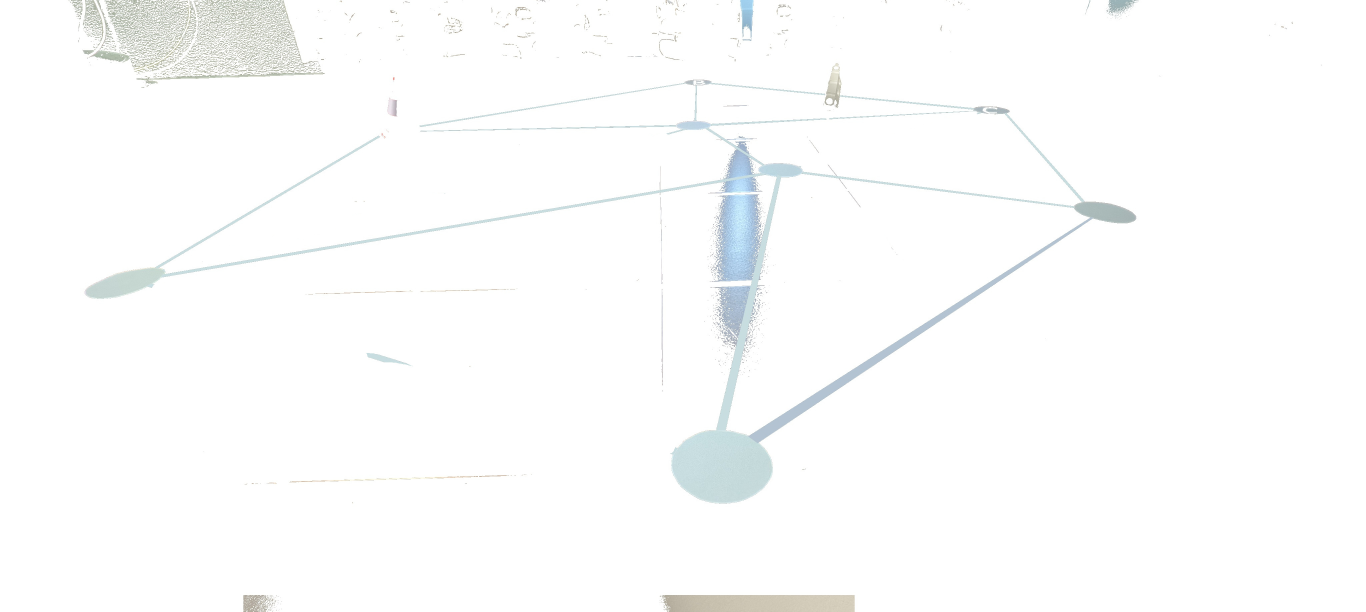
#> input picture src/utils/tests/Bilder/Bodenlinien/bearbeitet_Test2.jpg, 4096 x 1834 px, found by its file name (shown at 1/3 size)
$ python Matrix.py
#> lines starting #> are read from the running program, lines starting #| are printed output that depends on the picture
from sympy.strategies.core import switch
import cv2
import numpy as np
from PIL import Image, ImageDraw, ImageFont
import os
from itertools import combinations


class Objekt:
    def __init__(self, klasse, vertrauen, bounding_box):
        """Erstellt ein neues Objekt mit automatischer Buchstaben-Zuweisung für pointa/b/c."""
        self.klasse = klasse
        self.vertrauen = vertrauen
        self.bounding_box = bounding_box
        self.flaeche = self._berechne_flaeche()
        self.zentrum = self._berechne_zentrum()
        self.buchstabe = None

        if self.klasse in ['pointa', 'pointb', 'pointc']:
            self.set_buchstabe_automatisch()

    def _berechne_flaeche(self):
        x1, y1, x2, y2 = self.bounding_box
        return (x2 - x1) * (y2 - y1)

    def _berechne_zentrum(self):
        x1, y1, x2, y2 = self.bounding_box
        return ((x1 + x2) / 2, (y1 + y2) / 2)

    def set_buchstabe(self, buchstabe):
        self.buchstabe = buchstabe
        return self

    def set_buchstabe_automatisch(self):
        buchstaben_mapping = {'pointa': 'A', 'pointb': 'B', 'pointc': 'C'}
        self.buchstabe = buchstaben_mapping.get(self.klasse)

    def ist_vertrauenswuerdig(self, schwellenwert=50.0):
        return self.vertrauen >= schwellenwert

    @staticmethod
    def create_adjacency_matrix(objekte_liste, connection_image_path, connection_threshold=0.15, bar_width=10):
        """Erstellt eine Adjazenzmatrix mit Analyse eines breiten Balkens zwischen Punkten."""
        # Buchstaben-Liste für das Original-Schema
        buchstaben = ['A', 'B', 'C', 'D', 'E', 'F', 'G', 'H']

        # Original Matrix als Vorlage
        original_matrix = np.array([
            # A B C D E F G H
            [0, 1, 0, 0, 0, 1, 0, 1],  # A
            [1, 0, 1, 0, 0, 0, 0, 1],  # B
            [0, 1, 0, 1, 0, 0, 1, 1],  # C
            [0, 0, 1, 0, 1, 0, 1, 0],  # D
            [0, 0, 0, 1, 0, 1, 1, 0],  # E
            [1, 0, 0, 0, 1, 0, 1, 1],  # F
            [0, 0, 1, 1, 1, 1, 0, 1],  # G
            [1, 1, 1, 0, 0, 1, 1, 0]  # H
        ])

        # Dictionary für Objekte nach Buchstaben
        punkt_dict = {obj.buchstabe: obj for obj in objekte_liste if obj.buchstabe in buchstaben}
        vorhandene_buchstaben = sorted(list(punkt_dict.keys()))
        print("Vorhandene Buchstaben:", vorhandene_buchstaben)

        # Neue Matrix für vorhandene Buchstaben
        n = len(vorhandene_buchstaben)
        adjacency_matrix = np.zeros((n, n), dtype=int)

        # Mapping zu Original-Indizes
        buchstaben_zu_original_index = {b: buchstaben.index(b) for b in vorhandene_buchstaben if b in buchstaben}

        try:
            # Bild laden und in Graustufen umwandeln
            connection_image = cv2.imread(connection_image_path)
            if connection_image is None:
                raise FileNotFoundError(f"Verbindungsbild nicht gefunden: {connection_image_path}")
            gray = cv2.cvtColor(connection_image, cv2.COLOR_BGR2GRAY)

            # Alle möglichen Verbindungen prüfen
            for i, b1 in enumerate(vorhandene_buchstaben):
                for j, b2 in enumerate(vorhandene_buchstaben):
                    if i >= j:  # Nur obere Dreiecksmatrix prüfen
                        continue

                    # Prüfen, ob in Original-Matrix eine Verbindung vorhanden ist
                    orig_i = buchstaben_zu_original_index.get(b1)
                    orig_j = buchstaben_zu_original_index.get(b2)
                    if orig_i is None or orig_j is None or original_matrix[orig_i][orig_j] != 1:
                        continue

                    punkt1 = punkt_dict[b1]
                    punkt2 = punkt_dict[b2]
                    p1 = (int(punkt1.zentrum[0]), int(punkt1.zentrum[1]))
                    p2 = (int(punkt2.zentrum[0]), int(punkt2.zentrum[1]))

                    # Vektor zwischen den Punkten berechnen
                    dx = p2[0] - p1[0]
                    dy = p2[1] - p1[1]
                    length = max(1, int(np.sqrt(dx * dx + dy * dy)))

                    # Normalvektor für die Breite des Balkens
                    if dx == 0 and dy == 0:  # Falls Punkte identisch sind
                        continue

                    # Normalisierter Richtungsvektor
                    nx = -dy / length
                    ny = dx / length

                    # Pixel im Balken analysieren
                    non_white_count = 0
                    total_pixels = 0

                    # Durch die Länge der Linie gehen
                    for t in range(length):
                        # Mittelpunkt der Linie bei diesem t
                        x = int(p1[0] + t * dx / length)
                        y = int(p1[1] + t * dy / length)

                        # Durch die Breite des Balkens gehen
                        for w in range(-bar_width // 2, bar_width // 2 + 1):
                            wx = int(x + w * nx)
                            wy = int(y + w * ny)

                            # Sicherstellen, dass die Koordinaten im Bild liegen
                            if 0 <= wx < gray.shape[1] and 0 <= wy < gray.shape[0]:
                                total_pixels += 1
                                if gray[wy, wx] < 245:  # Nicht weiß
                                    non_white_count += 1

                    if total_pixels == 0:
                        print(f"Warnung: Keine Pixel im Balken zwischen {b1}-{b2}")
                        continue

                    # Verhältnis berechnen
                    connection_ratio = non_white_count / total_pixels

                    # Verbindung basierend auf dem Verhältnis bestimmen
                    if connection_ratio >= connection_threshold:
                        adjacency_matrix[i][j] = 1
                        adjacency_matrix[j][i] = 1  # Symmetrie einhalten
                        print(f"Verbindung bestätigt: {b1}-{b2} (Ratio: {connection_ratio:.2f})")
                    else:
                        print(f"Keine Verbindung: {b1}-{b2} (Ratio: {connection_ratio:.2f})")

        except Exception as e:
            print(f"Fehler bei Matrix-Erstellung: {str(e)}")
            import traceback
            traceback.print_exc()

        return adjacency_matrix, vorhandene_buchstaben


    @staticmethod
    def parse_text_to_objects(text):
        """
        Parst Text und erstellt Objekt-Instanzen.
        """
        import re
        objekte = []
        pattern = re.compile(
            r'([^;]+);'  # Klasse
            r'([\d.]+)%?;'  # Vertrauen
            r'\(([^)]+)\);'  # Bounding Box
            r'([\d.]+);'  # Fläche
            r'\(([^)]+)\);?'  # Zentrum
        )

        for line in text.strip().split('\n'):
            match = pattern.match(line)
            if match:
                klasse = match.group(1).strip()
                vertrauen = float(match.group(2))
                bbox = tuple(map(int, [x.strip() for x in match.group(3).split(',')]))
                flaeche = float(match.group(4))
                zentrum = tuple(map(float, [x.strip() for x in match.group(5).split(',')]))

                obj = Objekt(klasse, vertrauen, bbox)
                obj.flaeche = flaeche
                obj.zentrum = zentrum
                objekte.append(obj)

        return objekte

    @classmethod
    def assign_letters(cls, objekte_liste):
        """
        Finale Zuordnungslogik:
        1. Filtere nur Punkte und Barrieren (ignoriere Wände)
        2. Oberstes Objekt (Punkt/Barriere) wird B
        3. Nächste 3 Objekte: A (links), H (mitte), C (rechts)
        4. Rest bleibt unmarkiert
        """
        if not objekte_liste:
            return

        # 1. Filtere nur Punkte und Barrieren (keine Wände)
        relevante_objekte = [
            obj for obj in objekte_liste
            if obj.klasse in ['point', 'pointa', 'pointb', 'pointc', 'barrier']
        ]

        # 2. Sortiere nach Y (aufsteigend) und X (aufsteigend)
        sorted_objekte = sorted(relevante_objekte,
                                key=lambda obj: (obj.zentrum[1], obj.zentrum[0]))

        # 3. Oberstes Objekt als B markieren (falls nicht wall und kein Buchstabe)
        if len(sorted_objekte) > 0 and not sorted_objekte[0].buchstabe:
            sorted_objekte[0].set_buchstabe('B')

        # 4. Nächste 3 Objekte als A, H, C markieren
        if len(sorted_objekte) > 1:
            next_objects = sorted(sorted_objekte[1:4],
                                  key=lambda obj: obj.zentrum[0])  # Sortiere nur nach X

            # Linkestes -> A
            if len(next_objects) > 0 and not next_objects[0].buchstabe:
                next_objects[0].set_buchstabe('A')

            # Mittleres -> H (falls genau 3 Objekte)
            if len(next_objects) >= 3 and not next_objects[1].buchstabe:
                next_objects[1].set_buchstabe('H')

            # Rechtsestes -> C
            if len(next_objects) >= 2 and not next_objects[-1].buchstabe:
                next_objects[-1].set_buchstabe('C')

            # 3. Normale Zuordnung für den Rest (E, G, D, F)
            # E - unterster Punkt
            point_objekte = [obj for obj in objekte_liste if obj.klasse == 'point']
            if point_objekte:
                unterster = max(point_objekte, key=lambda obj: obj.zentrum[1])
                if not unterster.buchstabe:
                    unterster.set_buchstabe('E')

            # G - nächstes Objekt zu E
            e_obj = next((obj for obj in objekte_liste if getattr(obj, 'buchstabe', None) == 'E'), None)
            if e_obj:
                freie_objekte = [obj for obj in objekte_liste
                                 if not getattr(obj, 'buchstabe', None) and obj != e_obj]
                if freie_objekte:
                    g_obj = min(freie_objekte,
                                key=lambda obj: abs(obj.zentrum[0] - e_obj.zentrum[0]))
                    g_obj.set_buchstabe('G')

            # D/F - übrige Punkte
            freie = [obj for obj in objekte_liste if not getattr(obj, 'buchstabe', None)]
            if len(freie) == 1:
                freie[0].set_buchstabe('D')
            elif len(freie) >= 2:
                freie.sort(key=lambda obj: obj.zentrum[0])  # Sort by X
                freie[0].set_buchstabe('F')
                freie[-1].set_buchstabe('D')

            # Konsistenzprüfung
            buchstaben = [getattr(obj, 'buchstabe', None) for obj in objekte_liste]
            if len([b for b in buchstaben if b]) != len(set(b for b in buchstaben if b)):
                print("Warnung: Doppelte Buchstaben erkannt!")

    @classmethod
    def draw_objects_on_image(cls, image_path, objekte_liste, output_path="output.jpg", bar_width=20):
        """
        Zeichnet alle Objekte mit Buchstaben und Verbindungsbalken auf das Bild,
        aber nur Verbindungen, die in der tatsächlichen Adjazenzmatrix gefunden wurden.
        """
        try:
            # Bild laden
            if not os.path.exists(image_path):
                raise FileNotFoundError(f"Bilddatei nicht gefunden: {image_path}")

            image = Image.open(image_path)
            draw = ImageDraw.Draw(image)

            # Schriftart laden
            try:
                font_size = max(10, int(image.width / 50))
                font = ImageFont.truetype("arial.ttf", font_size)
            except:
                font = ImageFont.load_default()

            # Farbdefinitionen
            colors = {
                'A': (255, 0, 0),  # Rot
                'B': (0, 255, 0),  # Grün
                'C': (0, 0, 255),  # Blau
                'D': (255, 255, 0),  # Gelb
                'E': (255, 0, 255),  # Magenta
                'F': (0, 255, 255),  # Cyan
                'G': (255, 165, 0),  # Orange
                'H': (128, 0, 128),  # Lila
                'default': (0, 255, 255)  # Cyan
            }

            # Linienstärke
            thickness = max(2, int(image.width / 400))

            # Buchstaben für Punkte und Adjazenzmatrix erstellen
            buchstaben = ['A', 'B', 'C', 'D', 'E', 'F', 'G', 'H']
            punkt_dict = {obj.buchstabe: obj for obj in objekte_liste if obj.buchstabe in buchstaben}
            vorhandene_buchstaben = sorted(list(punkt_dict.keys()))

            # Erstelle die Adjazenzmatrix basierend auf dem aktuellen Bild
            adj_matrix, matrix_buchstaben = cls.create_adjacency_matrix(objekte_liste, image_path)

            # Erstelle ein Mapping der Buchstaben-Indizes in der Matrix
            buchstaben_zu_matrix_index = {b: matrix_buchstaben.index(b) for b in matrix_buchstaben}

            # Alle gefundenen Verbindungen zeichnen (nur diejenigen, die in der Matrix auf 1 gesetzt sind)
            for i, b1 in enumerate(matrix_buchstaben):
                for j, b2 in enumerate(matrix_buchstaben):
                    if i >= j:  # Nur obere Dreiecksmatrix prüfen
                        continue

                    # Nur zeichnen, wenn in der tatsächlichen Adjazenzmatrix eine Verbindung besteht
                    if adj_matrix[i][j] != 1:
                        continue

                    punkt1 = punkt_dict[b1]
                    punkt2 = punkt_dict[b2]
                    p1 = (int(punkt1.zentrum[0]), int(punkt1.zentrum[1]))
                    p2 = (int(punkt2.zentrum[0]), int(punkt2.zentrum[1]))

                    # Farbe für die Verbindung (Mittelwert der beiden Punktfarben)
                    color1 = colors.get(b1, colors['default'])
                    color2 = colors.get(b2, colors['default'])
                    line_color = tuple((c1 + c2) // 2 for c1, c2 in zip(color1, color2))

                    # Vektor zwischen den Punkten berechnen
                    dx = p2[0] - p1[0]
                    dy = p2[1] - p1[1]
                    length = max(1, int(np.sqrt(dx * dx + dy * dy)))

                    # Normalvektor für die Breite des Balkens
                    if dx == 0 and dy == 0:  # Falls Punkte identisch sind
                        continue

                    # Normalisierter Richtungsvektor
                    nx = -dy / length
                    ny = dx / length

                    # Punkte für das Polygon des Balkens berechnen
                    polygon_points = []

                    # Obere Seite des Balkens
                    for t in [0, length]:
                        x = p1[0] + t * dx / length
                        y = p1[1] + t * dy / length
                        wx = int(x + (bar_width / 2) * nx)
                        wy = int(y + (bar_width / 2) * ny)
                        polygon_points.append((wx, wy))

                    # Untere Seite des Balkens (in umgekehrter Reihenfolge)
                    for t in [length, 0]:
                        x = p1[0] + t * dx / length
                        y = p1[1] + t * dy / length
                        wx = int(x - (bar_width / 2) * nx)
                        wy = int(y - (bar_width / 2) * ny)
                        polygon_points.append((wx, wy))

                    # Balken zeichnen (halbdurchsichtig)
                    draw.polygon(polygon_points, fill=line_color + (128,), outline=line_color)
                    print(f"Verbindung gezeichnet: {b1}-{b2}")

            # Dann alle Objekte zeichnen (über den Balken)
            for obj in objekte_liste:
                # Farbe bestimmen
                color = colors.get(
                    obj.buchstabe if obj.buchstabe else
                    obj.klasse[-1].upper() if obj.klasse in ['pointa', 'pointb', 'pointc'] else 'default',
                    colors['default'])

                # Bounding Box zeichnen
                x1, y1, x2, y2 = obj.bounding_box
                draw.rectangle([x1, y1, x2, y2], outline=color, width=thickness)

                # Textgröße berechnen (kompatibel mit Pillow >= 8.0.0)
                text = obj.buchstabe if obj.buchstabe else obj.klasse
                bbox = draw.textbbox((0, 0), text, font=font)
                text_width = bbox[2] - bbox[0]
                text_height = bbox[3] - bbox[1]

                # Textposition (zentriert über der Box)
                text_x = x1 + (x2 - x1 - text_width) / 2
                text_y = max(y1 - text_height - 5, 0)  # Verhindert negative Y-Position

                # Text-Hintergrund für bessere Lesbarkeit
                draw.rectangle(
                    [text_x - 2, text_y - 2,
                     text_x + text_width + 2, text_y + text_height + 2],
                    fill=(0, 0, 0))

                # Text zeichnen
                draw.text((text_x, text_y), text, font=font, fill=color)

                # Zentrumspunkt zeichnen
                cx, cy = obj.zentrum
                draw.ellipse([cx - 3, cy - 3, cx + 3, cy + 3], fill=color)

            # Ausgabeverzeichnis erstellen falls nötig
            os.makedirs(os.path.dirname(output_path), exist_ok=True)
            image.save(output_path)
            print(f"Ergebnisbild gespeichert unter: {os.path.abspath(output_path)}")

        except Exception as e:
            print(f"Fehler beim Zeichnen der Objekte: {str(e)}")
            raise

    def __str__(self):
        buchstabe_info = f", Buchstabe: {self.buchstabe}" if self.buchstabe else ""
        return f"Objekt: {self.klasse}, Vertrauen: {self.vertrauen}%, Zentrum: {self.zentrum}, Fläche: {self.flaeche}{buchstabe_info}"

    def __repr__(self):
        return f"Objekt(klasse='{self.klasse}', vertrauen={self.vertrauen}, bounding_box={self.bounding_box})"


# Verwendung
if __name__ == "__main__":
    try:
        # 1. Objekte laden
        with open(r'C:\Users\marin\PycharmProjects\PREN1G11\src\utils\tests\Bilder\Bodenlinien\objekte.txt') as file:
#> (reads src/utils/tests/Bilder/Bodenlinien/objekte.txt from the repository)
            objekte = Objekt.parse_text_to_objects(file.read())

        # 2. Buchstaben zuweisen
        Objekt.assign_letters(objekte)

        # 3. Objekte ausgeben
        for obj in objekte:
            print(obj)


        # 4. Adjazenzmatrix erstellen
        connection_img_path = r"C:\Users\marin\PycharmProjects\PREN1G11\src\utils\tests\Bilder\Bodenlinien\bearbeitet_Test2.jpg"
        adj_matrix, matrix_buchstaben = Objekt.create_adjacency_matrix(objekte, connection_img_path)
#> in create_adjacency_matrix, connection_image is the input picture: shape (1834, 4096, 3); mean B, G, R 252.6, 252.6, 252

        # 5. Bild markieren
        img_path = r"C:\Users\marin\PycharmProjects\PREN1G11\src\utils\tests\Bilder\Bodenlinien\bearbeitet_Test2.jpg"
        output_path = r"C:\Users\marin\PycharmProjects\PREN1G11\src\utils\tests\Bilder\Bodenlinien\Bild_markiert.jpg"
        Objekt.draw_objects_on_image(img_path, objekte, output_path)
#> the loop in draw_objects_on_image, `for obj in objekte_liste:` made 10 passes
#> (bbox, text_width, text_height, text_x, text_y) on passes 1 to 10: ((0, 17, 55, 76), 55, 59, 1158.5, 154), ((0, 17, 51, 76), 51, 59, 2139.5, 1220), ((0, 14, 161, 77), 161, 63, 2408.5, 120), ((0, 14, 161, 77), 161, 63, 1533, 329), ((0, 17, 62, 76), 62, 59, 3280, 534), ((0, 17, 47, 76), 47, 59, 349, 728), ((0, 16, 57, 77), 57, 61, 2950, 247), ((0, 17, 61, 76), 61, 59, 2051, 290), ((0, 17, 56, 76), 56, 59, 2055.5, 170), ((0, 16, 63, 77), 63, 61, 2313, 412)
#> in draw_objects_on_image, `image.save(output_path)`:
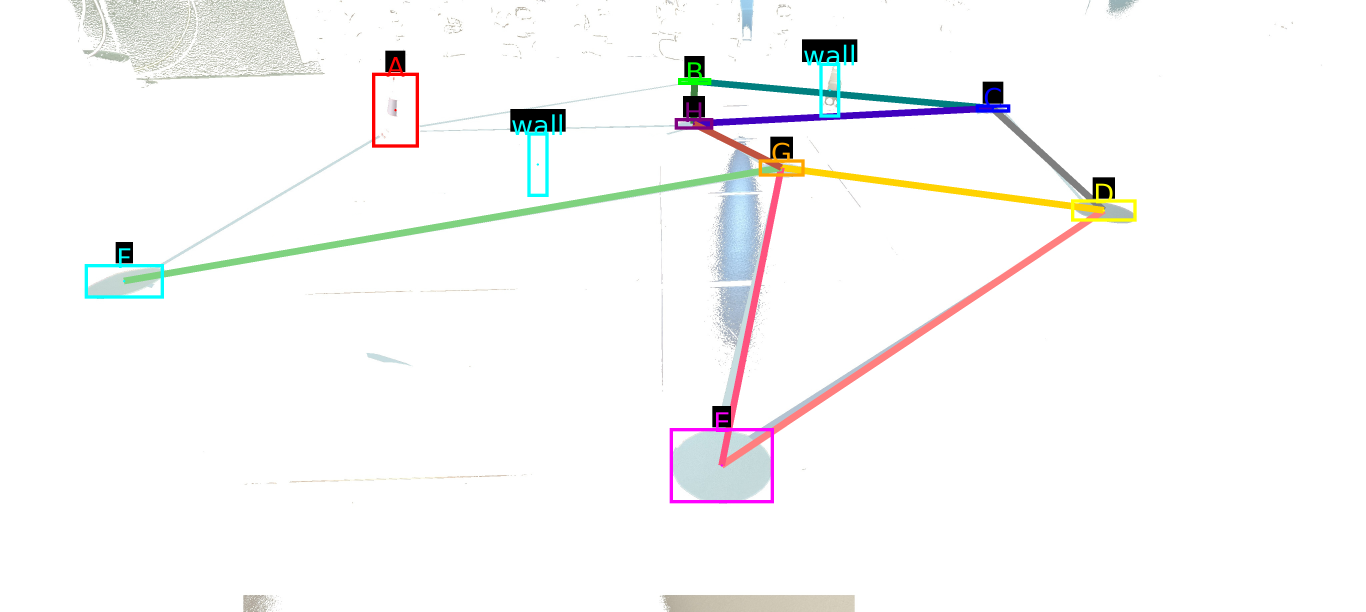
#> saved as Bild_markiert.jpg: PIL image 4096x1834 RGB (shown at 1/3 size); mean R, G, B 248.4, 248.4, 248

        print("\nAdjazenzmatrix:")
        print("   " + " ".join(matrix_buchstaben))
        for i, row in enumerate(adj_matrix):
            print(f"{matrix_buchstaben[i]} {list(row)}")

    except Exception as e:
        print(f"Fehler: {str(e)}")
